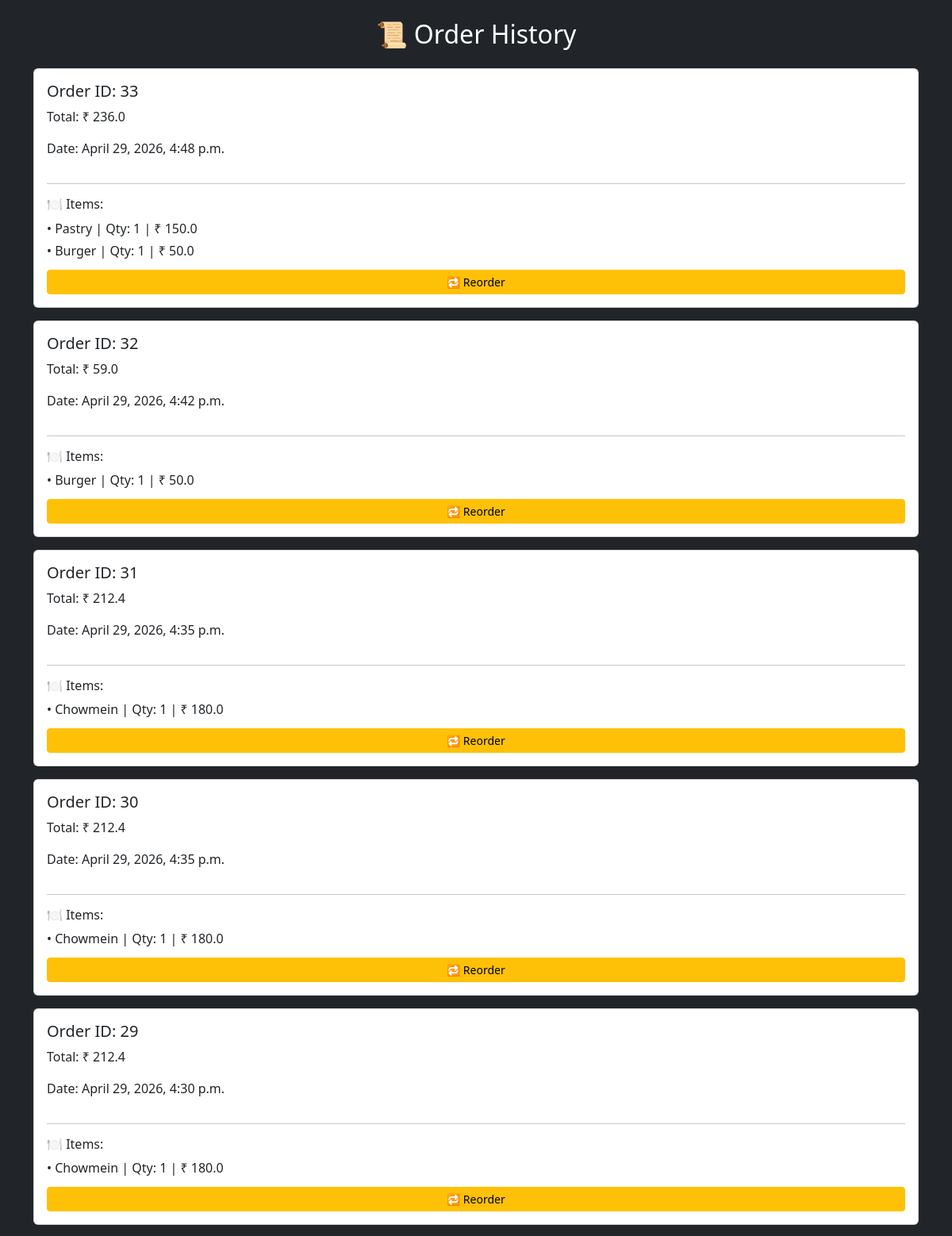
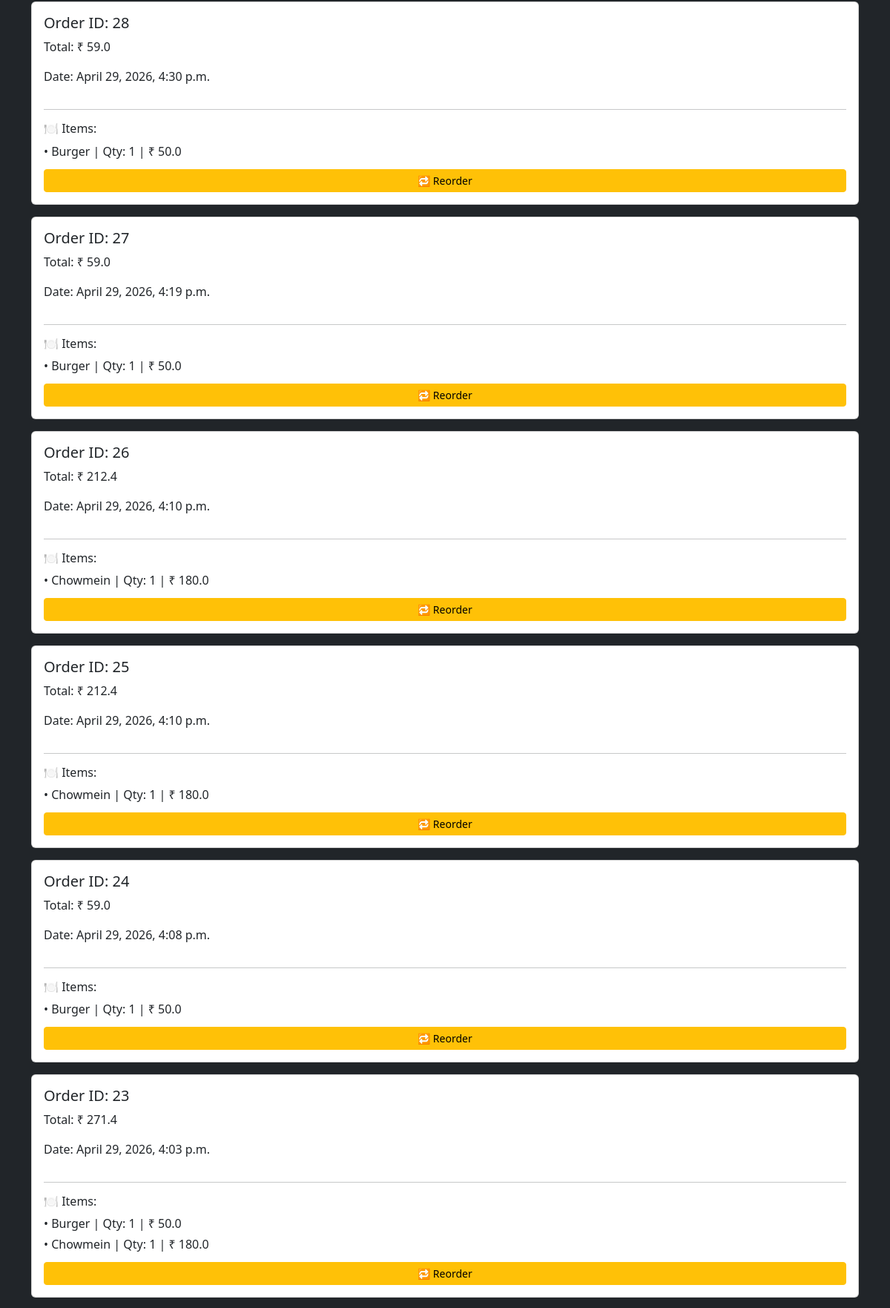
The app's page /history/ (signed in, upper part) with its own data (2 pictures, top to bottom).
### app/models.py (models this page shows, shortened)
class Order(models.Model):
    user = models.ForeignKey(
        User,
        on_delete=models.CASCADE
    )
    created_at = models.DateTimeField(
        auto_now_add=True
    )
    total = models.FloatField()

class OrderItem(models.Model):
    order = models.ForeignKey(
        Order,
        on_delete=models.CASCADE
    )
    item = models.ForeignKey(
        Menu,
        on_delete=models.CASCADE
    )
    quantity = models.IntegerField()
    total = models.FloatField()

class Menu(models.Model):
    name = models.CharField(max_length=100)
    price = models.IntegerField()

### app/views.py (the view)
# urls.py: path('history/', views.order_history, name='order_history'),
@login_required(login_url='/login/')
def order_history(request):
    orders = Order.objects.filter(user=request.user).order_by('-id')
    order_data = []
    for order in orders:
        items = OrderItem.objects.filter(order=order)
        order_data.append({
            'order': order,
            'items': items
        })
    return render(request, 'history.html', {'order_data': order_data})

### app/templates/history.html (shortened to what this page needs)
<!DOCTYPE html>
<html>
<head>
    <link href="https://cdn.jsdelivr.net/npm/bootstrap@5.3.0/dist/css/bootstrap.min.css" rel="stylesheet">
</head>
<body class="bg-dark text-white">
<div class="container mt-4">
<h2 class="text-center mb-4">📜 Order History</h2>
{% if order_data %}
    {% for data in order_data %}
    <div class="card p-3 mb-3 text-dark">
        <h5>Order ID: {{ data.order.id }}</h5>
        <p>Total: ₹ {{ data.order.total }}</p>
        <p>Date: {{ data.order.created_at }}</p>
        <hr>
        <h6>🍽 Items:</h6>
        {% for i in data.items %}
            <p class="mb-1">
                • {{ i.item.name }} |
                Qty: {{ i.quantity }} |
                ₹ {{ i.total }}
            </p>
        {% endfor %}
        <a href="{% url 'reorder' data.order.id %}" class="btn btn-warning btn-sm mt-2">
            🔁 Reorder
        </a>
    </div>
    {% endfor %}
{% else %}
    <h4 class="text-center">No orders yet 😢</h4>
{% endif %}
</div>
</body>
</html>

### records on screen
Order: order.id "33", order.total "236.0", order.created_at "April 29, 2026, 4:48 p.m."
OrderItem: item.name "Pastry", quantity "1", total "150.0"
OrderItem: item.name "Burger", quantity "1", total "50.0"
Order: order.id "32", order.total "59.0", order.created_at "April 29, 2026, 4:42 p.m."
OrderItem: item.name "Burger", quantity "1", total "50.0"
Order: order.id "31", order.total "212.4", order.created_at "April 29, 2026, 4:35 p.m."
OrderItem: item.name "Chowmein", quantity "1", total "180.0"
Order: order.id "30", order.total "212.4", order.created_at "April 29, 2026, 4:35 p.m."
OrderItem: item.name "Chowmein", quantity "1", total "180.0"
Order: order.id "29", order.total "212.4", order.created_at "April 29, 2026, 4:30 p.m."
OrderItem: item.name "Chowmein", quantity "1", total "180.0"
Order: order.id "28", order.total "59.0", order.created_at "April 29, 2026, 4:30 p.m."
OrderItem: item.name "Burger", quantity "1", total "50.0"
Order: order.id "27", order.total "59.0", order.created_at "April 29, 2026, 4:19 p.m."
OrderItem: item.name "Burger", quantity "1", total "50.0"
Order: order.id "26", order.total "212.4", order.created_at "April 29, 2026, 4:10 p.m."
OrderItem: item.name "Chowmein", quantity "1", total "180.0"
Order: order.id "25", order.total "212.4", order.created_at "April 29, 2026, 4:10 p.m."
OrderItem: item.name "Chowmein", quantity "1", total "180.0"
Order: order.id "24", order.total "59.0", order.created_at "April 29, 2026, 4:08 p.m."
OrderItem: item.name "Burger", quantity "1", total "50.0"
Order: order.id "23", order.total "271.4", order.created_at "April 29, 2026, 4:03 p.m."
OrderItem: item.name "Burger", quantity "1", total "50.0"
OrderItem: item.name "Chowmein", quantity "1", total "180.0"
